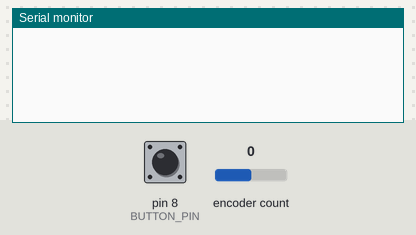
Recording of a sketch running on a simulated Arduino Uno, built with avr-gcc and run on an emulated ATmega328P. Parts: the last lines printed to the serial monitor. The inputs (shaded band) are chosen by the test bench; at power-on: encoder count 0, pin 8 (BUTTON_PIN) HIGH.

Above: at 1.2 s.
1.3 s: encoder count set to 1
At 1.8 s:
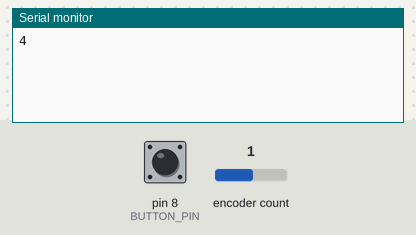
2.8 s: pin 8 (BUTTON_PIN) pulled LOW for 0.15 s
At 3.6 s:
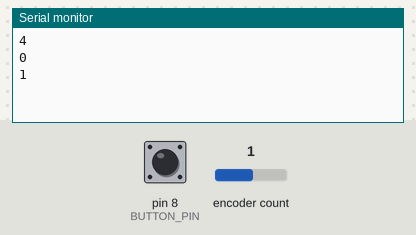
4.4 s: encoder count set to 2
At 5.3 s:
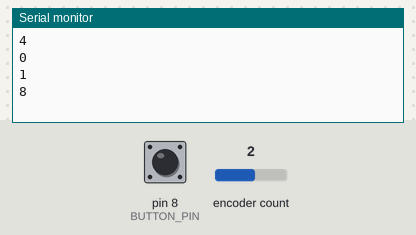
Timing chart, 0 to 7.4 s (numbered marks = the images above; inputs shaded):
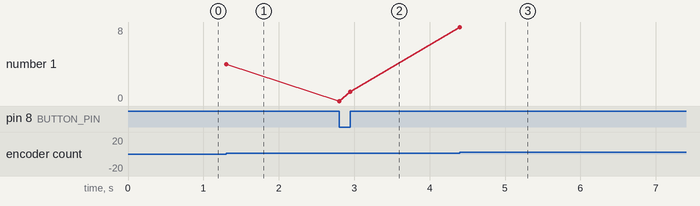

The sketch:

encoder.ino
```cpp
#include <Encoder.h>

#define A_PIN       6
#define B_PIN       7
Encoder knob(A_PIN, B_PIN);

int lastposition = 0;

#define BUTTON_PIN  8
int lastpress = 1;

void setup() {
  pinMode(BUTTON_PIN, INPUT_PULLUP);
  Serial.begin(115200);
}

void loop()
{
  int position = knob.read();
  if( position != lastposition ) {
     Serial.println(position);
     lastposition = position;
  }

  int press = digitalRead(BUTTON_PIN);
  if( press != lastpress ) {
     Serial.println(press);
     lastpress = press;
  }
}
```

Measured:
- after the input at 1.3 s, the serial monitor: prints a new line at once (image 1)
- after the input at 2.8 s, the serial monitor: prints a new line at once (image 2)
- after the input at 4.4 s, the serial monitor: prints a new line at once (image 3)
- plotted number 1: 4 → 1 after the input at 2.8 s, 1 → 8 after the input at 4.4 s
